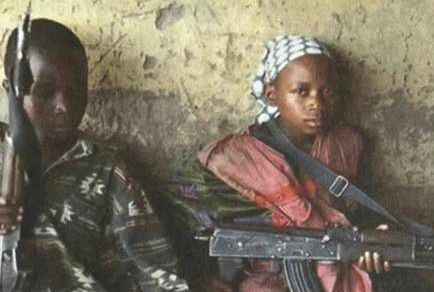
#> input picture images/1.jpg, 434 x 292 px
$ python CV_lesson_2.py
#> lines starting #> are read from the running program, lines starting #| are printed output that depends on the picture; after the words box and inside, x2 and y2 are one past the last pixel; in counts of white or black regions, pixels touching at a corner belong together
import cv2 # type: ignore
import numpy as np # type: ignore

image = cv2.imread("images/1.jpg")
#> image is the input picture: shape (292, 434, 3); mean B, G, R 95.9, 111.8, 120.7

resize = cv2.resize(image, (image.shape[1]//2, image.shape[0]//2))
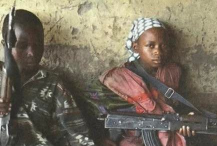
#> resize: shape (146, 217, 3); mean B, G, R 96.1, 111.9, 120.8
resize = cv2.cvtColor(resize, cv2.COLOR_BGR2GRAY)
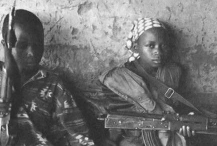
#> resize: shape (146, 217); min 40, max 254, mean 112.8

image = cv2.Canny(resize, 100, 100)
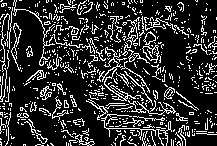
#> image: shape (146, 217); 18.6% white in thin lines or dots

kernel = np.ones((5,5), np.uint8)
image = cv2.dilate(image, kernel, iterations=1)
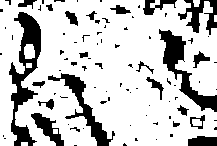
#> image: shape (146, 217); 78.2% white; 90 black regions (67 under 20 px), largest, box (x1, y1, x2, y2) and area: (9, 12, 41, 146) 1735, (159, 29, 217, 112) 1256, (48, 73, 115, 146) 986
image = cv2.erode(image, kernel, iterations=1)
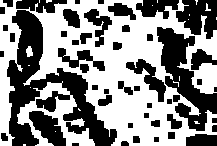
#> image: shape (146, 217); 53.9% white; 49 black regions (1 under 20 px), largest, box (x1, y1, x2, y2) and area: (7, 10, 117, 146) 5179, (157, 27, 217, 131) 2531, (176, 0, 217, 39) 1078
cv2.imwrite("Image.jpg", image)

cv2.imshow("Image", image)
cv2.waitKey(0)
cv2.destroyAllWindows()

$ run again, with images/321.jpg copied over images/1.jpg
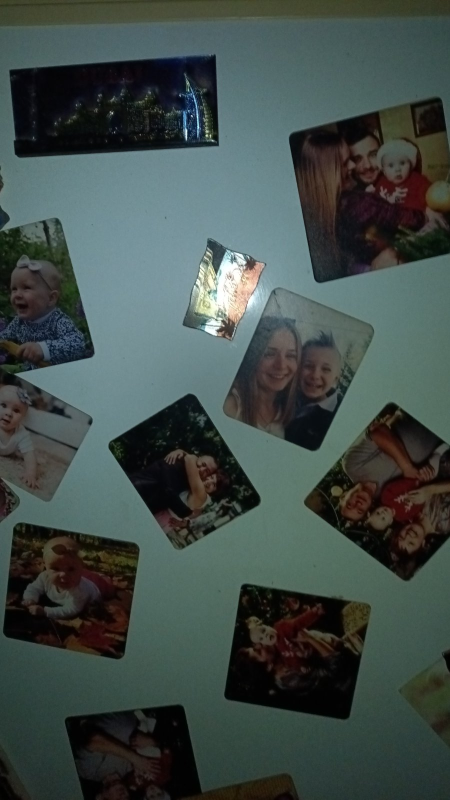
#> input picture images/321.jpg, 900 x 1600 px (shown at 1/2 size)
#> image is the input picture: shape (1600, 900, 3); mean B, G, R 73.4, 77, 64.7
#> `image = cv2.Canny(resize, 100, 100)`:
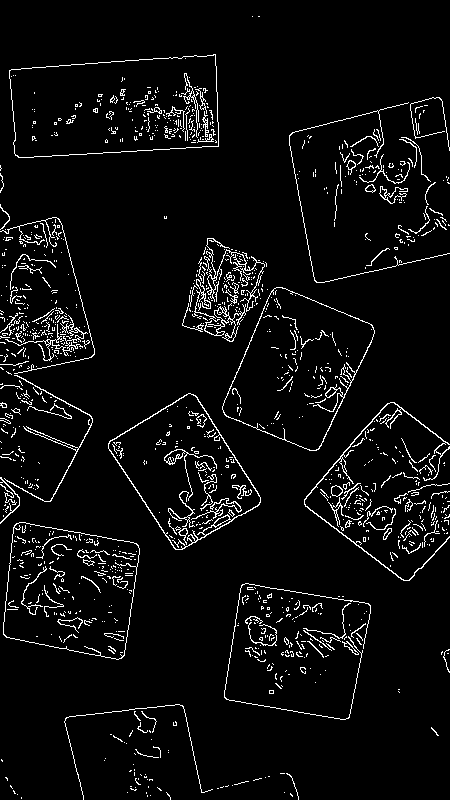
#> image: shape (800, 450); 5% white in thin lines or dots
#> `image = cv2.erode(image, kernel, iterations=1)`:
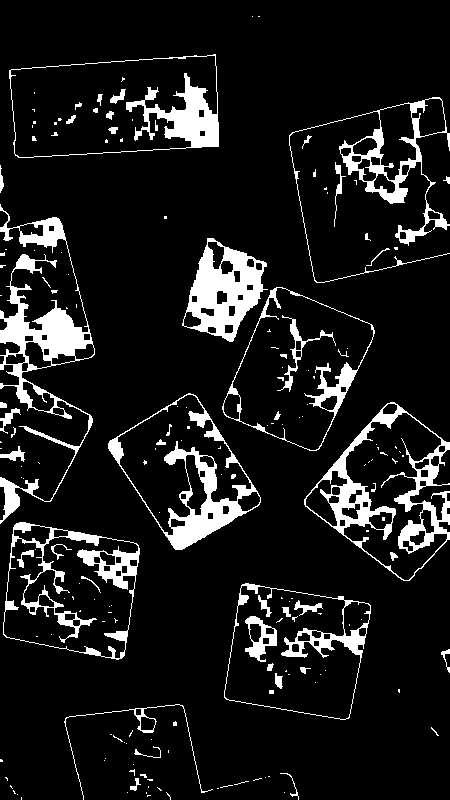
#> image: shape (800, 450); 10.6% white; 184 white regions (132 under 20 px), largest, box (x1, y1, x2, y2) and area: (0, 204, 95, 524) 6413, (304, 402, 450, 581) 4984, (182, 238, 268, 342) 4281

$ run again, with images/40435-zakat-solnce-atmosfera-spokojnyj-voshod_solnca-2780x2780.jpg copied over images/1.jpg
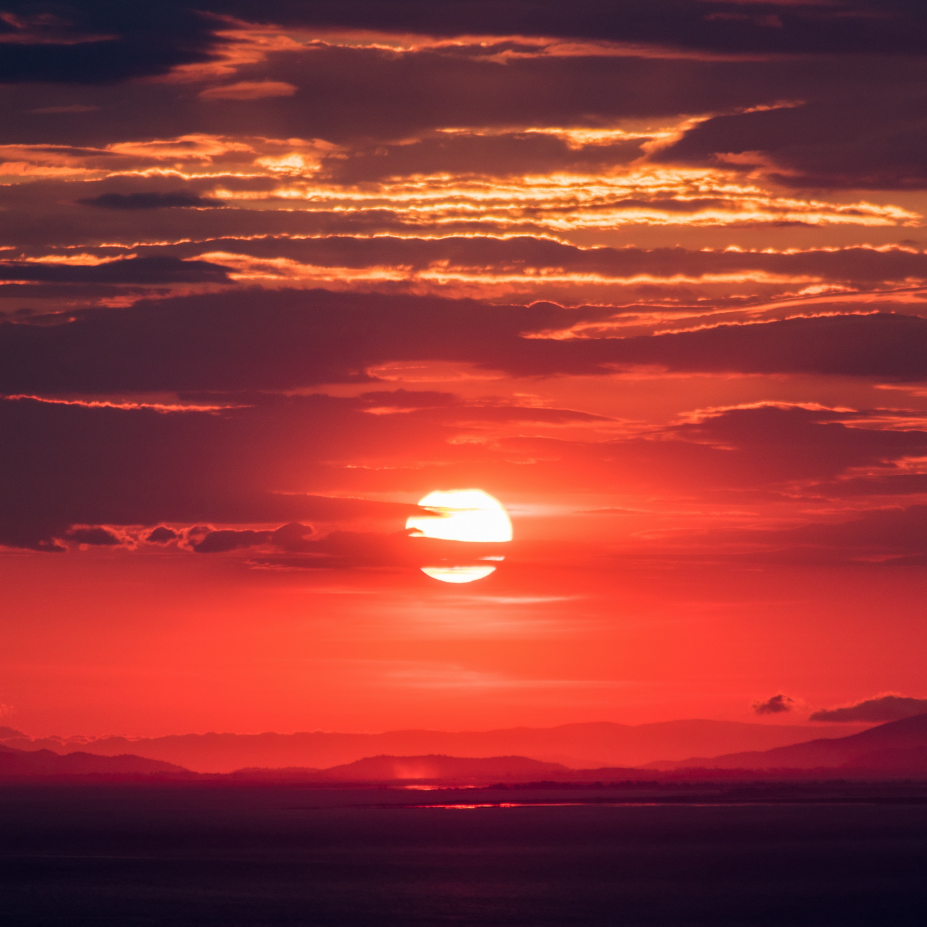
#> input picture images/40435-zakat-solnce-atmosfera-spokojnyj-voshod_solnca-2780x2780.jpg, 2780 x 2780 px (shown at 1/3 size)
#> image is the input picture: shape (2780, 2780, 3); mean B, G, R 53, 54.5, 146.6
#> `resize = cv2.cvtColor(resize, cv2.COLOR_BGR2GRAY)`:
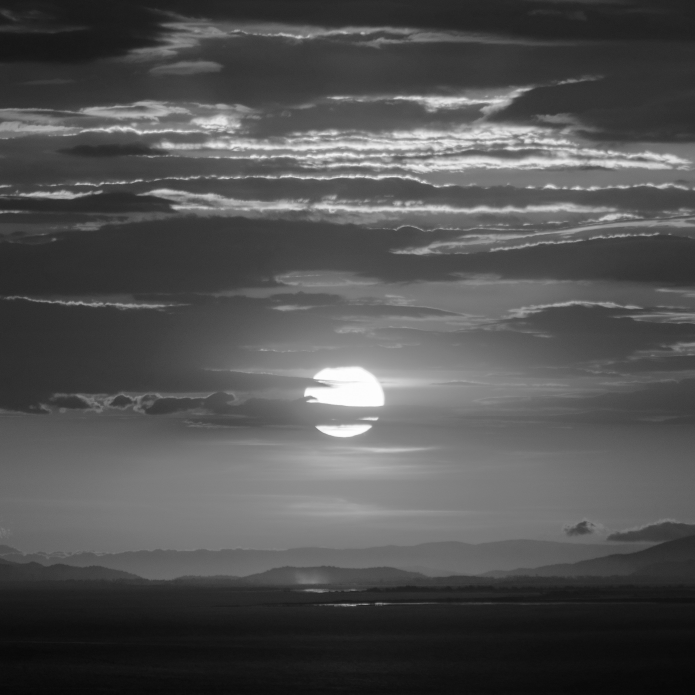
#> resize: shape (1390, 1390) (shown at 1/2 size); min 5, max 255, mean 82
#> `image = cv2.erode(image, kernel, iterations=1)`:
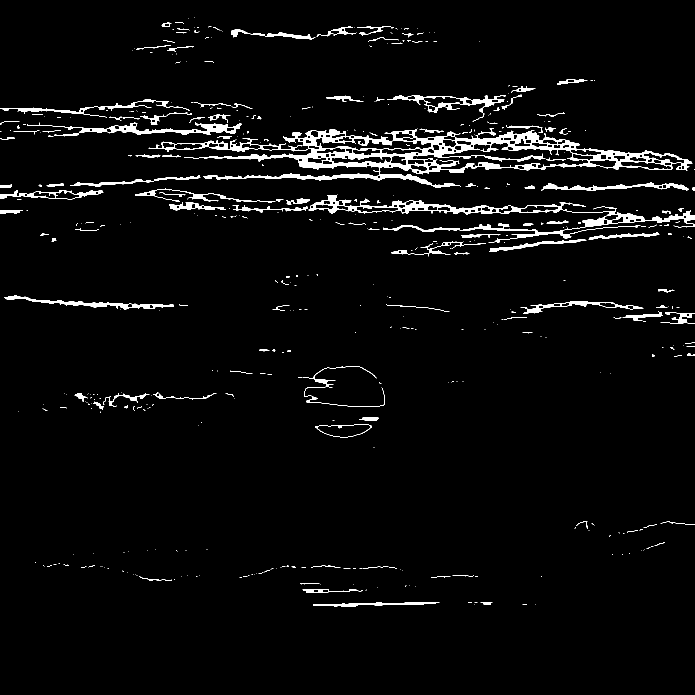
#> image: shape (1390, 1390) (shown at 1/2 size); 3.5% white; 469 white regions (341 under 20 px), largest, box (x1, y1, x2, y2) and area: (297, 256, 1385, 375) 25521, (766, 412, 1390, 486) 4632, (617, 390, 1172, 429) 4452

$ run again, with images/notRacist.jpg copied over images/1.jpg
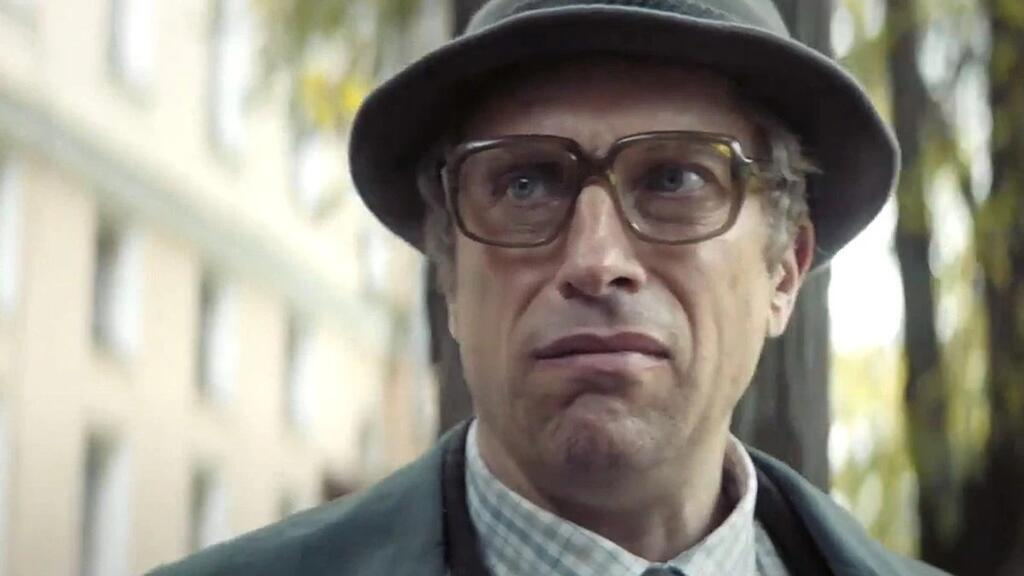
#> input picture images/notRacist.jpg, 1024 x 576 px
#> image is the input picture: shape (576, 1024, 3); mean B, G, R 133.1, 144.8, 148.9
#> `image = cv2.Canny(resize, 100, 100)`:
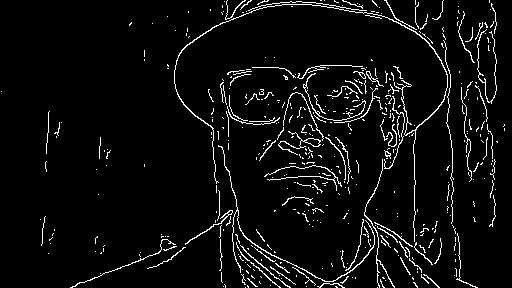
#> image: shape (288, 512); 5% white in thin lines or dots
#> `image = cv2.erode(image, kernel, iterations=1)`:
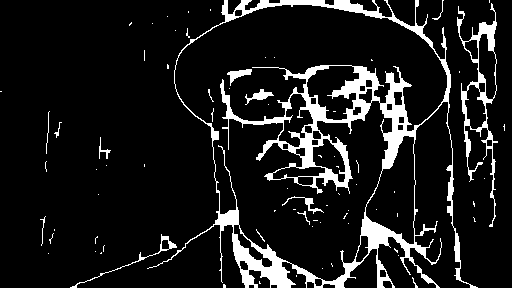
#> image: shape (288, 512); 10.7% white; 76 white regions (64 under 20 px), largest, box (x1, y1, x2, y2) and area: (147, 0, 478, 288) 12985, (457, 3, 498, 227) 1608, (70, 234, 177, 288) 251
